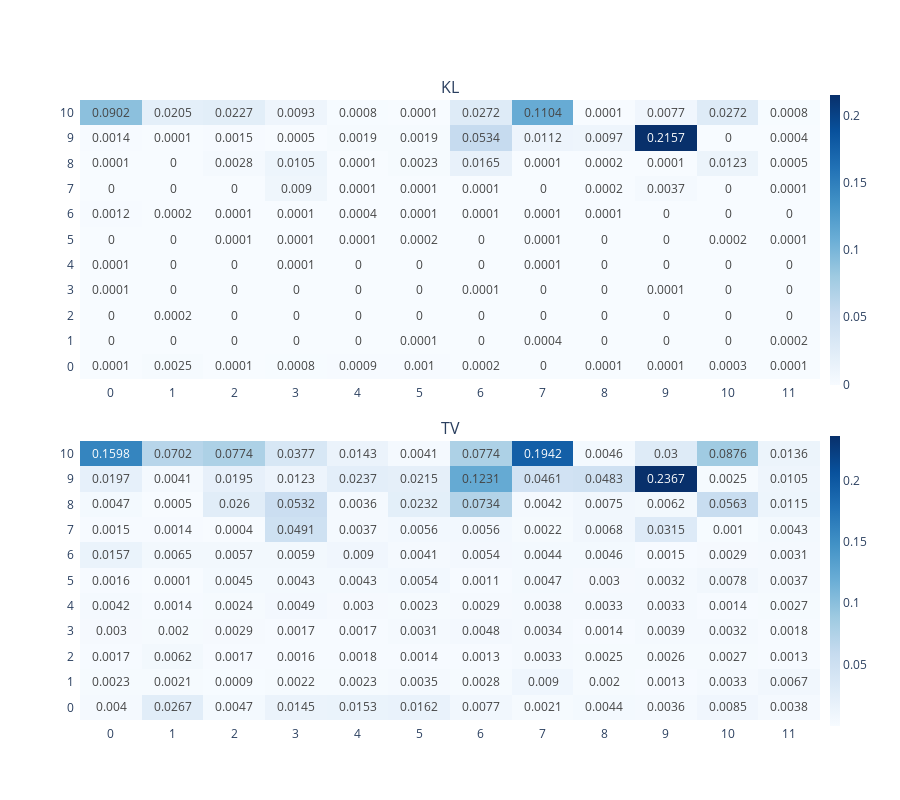
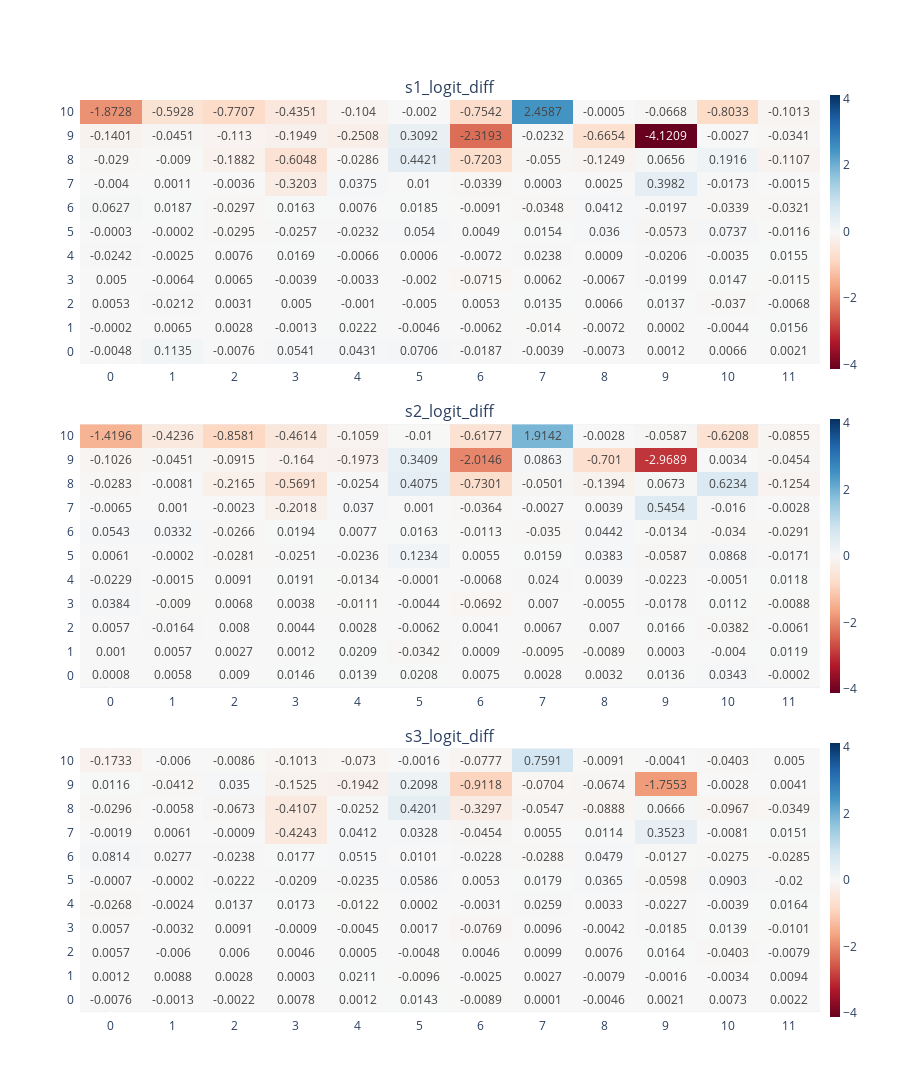

These figures' notebook cell, in order:
### Code cell
plotter = Plotter.from_metrics(results_10)

# --- Plot KL and TV ---
fig3 = plotter.plot_metrics(
    metric_names=[
        "KL",
        "TV",
    ],
)
fig3.show()

fig4 = plotter.plot_metrics(
    metric_names=[
        "s1_logit_diff",
        "s2_logit_diff",
        "s3_logit_diff",
    ],
    colorscale="RdBu",
    uniform_colorscale=True,
    center_at_zero=True,
)
fig4.show()

### Figure 1 — Plotly figure (JSON) as saved in the notebook; plotly's stock layout.template omitted (floating-point values rounded to 4 significant figures; data arrays with more than 128 entries replaced by an {"elided": "..."} marker saying what was removed)
{"data": [{"colorbar": {"len": 0.5, "thickness": 10, "x": 1, "xanchor": "left", "y": 0.775, "yanchor": "middle"}, "colorscale": [[0, "rgb(247,251,255)"], [0.125, "rgb(222,235,247)"], [0.25, "rgb(198,219,239)"], [0.375, "rgb(158,202,225)"], [0.5, "rgb(107,174,214)"], [0.625, "rgb(66,146,198)"], [0.75, "rgb(33,113,181)"], [0.875, "rgb(8,81,156)"], [1, "rgb(8,48,107)"]], "name": "KL", "showscale": true, "text": {"elided": "11x12 float values"}, "texttemplate": "%{text}", "type": "heatmap", "x": [0, 1, 2, 3, 4, 5, 6, 7, 8, 9, 10, 11], "xaxis": "x", "y": [0, 1, 2, 3, 4, 5, 6, 7, 8, 9, 10], "yaxis": "y", "z": {"elided": "11x12 float values"}}, {"colorbar": {"len": 0.5, "thickness": 10, "x": 1, "xanchor": "left", "y": 0.225, "yanchor": "middle"}, "colorscale": [[0, "rgb(247,251,255)"], [0.125, "rgb(222,235,247)"], [0.25, "rgb(198,219,239)"], [0.375, "rgb(158,202,225)"], [0.5, "rgb(107,174,214)"], [0.625, "rgb(66,146,198)"], [0.75, "rgb(33,113,181)"], [0.875, "rgb(8,81,156)"], [1, "rgb(8,48,107)"]], "name": "TV", "showscale": true, "text": {"elided": "11x12 float values"}, "texttemplate": "%{text}", "type": "heatmap", "x": [0, 1, 2, 3, 4, 5, 6, 7, 8, 9, 10, 11], "xaxis": "x2", "y": [0, 1, 2, 3, 4, 5, 6, 7, 8, 9, 10], "yaxis": "y2", "z": {"elided": "11x12 float values"}}], "layout": {"annotations": [{"font": {"size": 16}, "showarrow": false, "text": "KL", "x": 0.5, "xanchor": "center", "xref": "paper", "y": 1, "yanchor": "bottom", "yref": "paper"}, {"font": {"size": 16}, "showarrow": false, "text": "TV", "x": 0.5, "xanchor": "center", "xref": "paper", "y": 0.45, "yanchor": "bottom", "yref": "paper"}], "height": 800, "xaxis": {"anchor": "y", "domain": [0, 1], "dtick": 1, "tick0": 0, "ticklabelstandoff": 5, "tickmode": "linear"}, "xaxis2": {"anchor": "y2", "domain": [0, 1], "dtick": 1, "tick0": 0, "ticklabelstandoff": 5, "tickmode": "linear"}, "yaxis": {"anchor": "x", "domain": [0.55, 1], "dtick": 1, "tick0": 0, "ticklabelstandoff": 5, "tickmode": "linear"}, "yaxis2": {"anchor": "x2", "domain": [0, 0.45], "dtick": 1, "tick0": 0, "ticklabelstandoff": 5, "tickmode": "linear"}}}

### Figure 2 — Plotly figure (JSON) as saved in the notebook; plotly's stock layout.template omitted (floating-point values rounded to 4 significant figures; data arrays with more than 128 entries replaced by an {"elided": "..."} marker saying what was removed)
{"data": [{"colorbar": {"len": 0.3222, "thickness": 10, "x": 1, "xanchor": "left", "y": 0.8556, "yanchor": "middle"}, "colorscale": [[0, "rgb(103,0,31)"], [0.1, "rgb(178,24,43)"], [0.2, "rgb(214,96,77)"], [0.3, "rgb(244,165,130)"], [0.4, "rgb(253,219,199)"], [0.5, "rgb(247,247,247)"], [0.6, "rgb(209,229,240)"], [0.7, "rgb(146,197,222)"], [0.8, "rgb(67,147,195)"], [0.9, "rgb(33,102,172)"], [1, "rgb(5,48,97)"]], "name": "s1_logit_diff", "showscale": true, "text": {"elided": "11x12 float values"}, "texttemplate": "%{text}", "type": "heatmap", "x": [0, 1, 2, 3, 4, 5, 6, 7, 8, 9, 10, 11], "xaxis": "x", "y": [0, 1, 2, 3, 4, 5, 6, 7, 8, 9, 10], "yaxis": "y", "z": {"elided": "11x12 float values"}, "zmax": 4.121, "zmid": 0, "zmin": -4.121}, {"colorbar": {"len": 0.3222, "thickness": 10, "x": 1, "xanchor": "left", "y": 0.5, "yanchor": "middle"}, "colorscale": [[0, "rgb(103,0,31)"], [0.1, "rgb(178,24,43)"], [0.2, "rgb(214,96,77)"], [0.3, "rgb(244,165,130)"], [0.4, "rgb(253,219,199)"], [0.5, "rgb(247,247,247)"], [0.6, "rgb(209,229,240)"], [0.7, "rgb(146,197,222)"], [0.8, "rgb(67,147,195)"], [0.9, "rgb(33,102,172)"], [1, "rgb(5,48,97)"]], "name": "s2_logit_diff", "showscale": true, "text": {"elided": "11x12 float values"}, "texttemplate": "%{text}", "type": "heatmap", "x": [0, 1, 2, 3, 4, 5, 6, 7, 8, 9, 10, 11], "xaxis": "x2", "y": [0, 1, 2, 3, 4, 5, 6, 7, 8, 9, 10], "yaxis": "y2", "z": {"elided": "11x12 float values"}, "zmax": 4.121, "zmid": 0, "zmin": -4.121}, {"colorbar": {"len": 0.3222, "thickness": 10, "x": 1, "xanchor": "left", "y": 0.1444, "yanchor": "middle"}, "colorscale": [[0, "rgb(103,0,31)"], [0.1, "rgb(178,24,43)"], [0.2, "rgb(214,96,77)"], [0.3, "rgb(244,165,130)"], [0.4, "rgb(253,219,199)"], [0.5, "rgb(247,247,247)"], [0.6, "rgb(209,229,240)"], [0.7, "rgb(146,197,222)"], [0.8, "rgb(67,147,195)"], [0.9, "rgb(33,102,172)"], [1, "rgb(5,48,97)"]], "name": "s3_logit_diff", "showscale": true, "text": {"elided": "11x12 float values"}, "texttemplate": "%{text}", "type": "heatmap", "x": [0, 1, 2, 3, 4, 5, 6, 7, 8, 9, 10, 11], "xaxis": "x3", "y": [0, 1, 2, 3, 4, 5, 6, 7, 8, 9, 10], "yaxis": "y3", "z": {"elided": "11x12 float values"}, "zmax": 4.121, "zmid": 0, "zmin": -4.121}], "layout": {"annotations": [{"font": {"size": 16}, "showarrow": false, "text": "s1_logit_diff", "x": 0.5, "xanchor": "center", "xref": "paper", "y": 1, "yanchor": "bottom", "yref": "paper"}, {"font": {"size": 16}, "showarrow": false, "text": "s2_logit_diff", "x": 0.5, "xanchor": "center", "xref": "paper", "y": 0.6444, "yanchor": "bottom", "yref": "paper"}, {"font": {"size": 16}, "showarrow": false, "text": "s3_logit_diff", "x": 0.5, "xanchor": "center", "xref": "paper", "y": 0.2889, "yanchor": "bottom", "yref": "paper"}], "height": 1200, "xaxis": {"anchor": "y", "domain": [0, 1], "dtick": 1, "tick0": 0, "ticklabelstandoff": 5, "tickmode": "linear"}, "xaxis2": {"anchor": "y2", "domain": [0, 1], "dtick": 1, "tick0": 0, "ticklabelstandoff": 5, "tickmode": "linear"}, "xaxis3": {"anchor": "y3", "domain": [0, 1], "dtick": 1, "tick0": 0, "ticklabelstandoff": 5, "tickmode": "linear"}, "yaxis": {"anchor": "x", "domain": [0.7111, 1], "dtick": 1, "tick0": 0, "ticklabelstandoff": 5, "tickmode": "linear"}, "yaxis2": {"anchor": "x2", "domain": [0.3556, 0.6444], "dtick": 1, "tick0": 0, "ticklabelstandoff": 5, "tickmode": "linear"}, "yaxis3": {"anchor": "x3", "domain": [0, 0.2889], "dtick": 1, "tick0": 0, "ticklabelstandoff": 5, "tickmode": "linear"}}}
